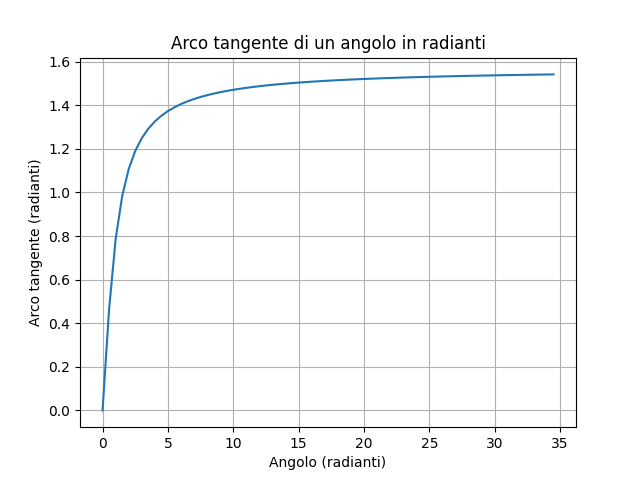

This figure's Python source:
import math
import matplotlib.pyplot as plt

# creiamo una lista di angoli in radianti da 0 a 2π
angoli = [i * 0.5 for i in range(70)]
arcotangenti = [math.atan(a) for a in angoli]

# disegniamo il grafico
plt.plot(angoli, arcotangenti)
plt.xlabel('Angolo (radianti)')
plt.ylabel('Arco tangente (radianti)')
plt.title('Arco tangente di un angolo in radianti')
plt.grid(True)
plt.show()
